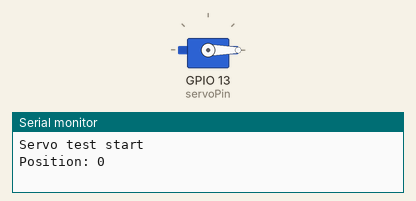
Recording of a sketch running on a simulated ESP32. Parts: servo, the last lines printed to the serial monitor.

Above: at 0.05 s.
At 4.45 s:
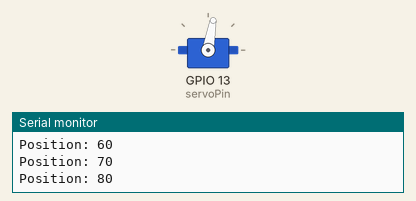
At 8.95 s:
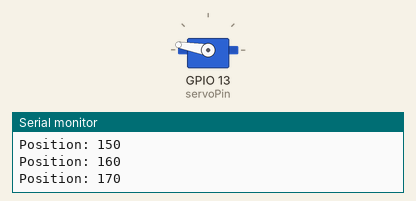
At 17.95 s:
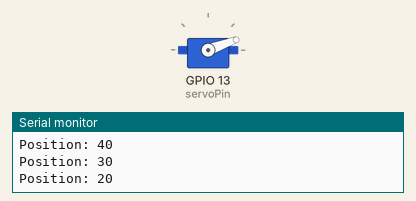
Timing chart, 0 to 24.7 s (numbered marks = the images above):
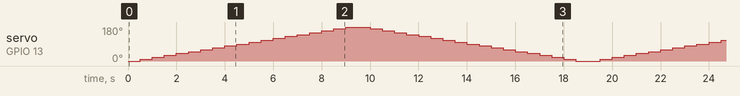

The sketch:

test_servo.ino
```cpp
#include <ESP32Servo.h>

const int servoPin = 13; // Change to your connected pin
Servo myServo;

void setup() {
    Serial.begin(115200);
    myServo.attach(servoPin);
    Serial.println("Servo test start");
}

void loop() {
    // Sweep from 0 to 180 degrees
    for (int pos = 0; pos <= 180; pos += 10) {
        myServo.write(pos);
        Serial.print("Position: ");
        Serial.println(pos);
        delay(500);
    }
    // Sweep back from 180 to 0 degrees
    for (int pos = 180; pos >= 0; pos -= 10) {
        myServo.write(pos);
        Serial.print("Position: ");
        Serial.println(pos);
        delay(500);
    }
}
```
